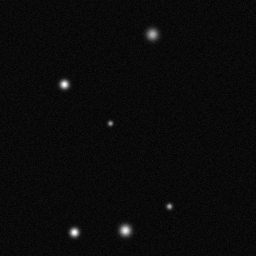
#> input picture data/images/star_000.png, 256 x 256 px; its folder holds only this picture in this run
$ python detect.py
#> lines starting #> are read from the running program, lines starting #| are printed output that depends on the picture; after the words box and inside, x2 and y2 are one past the last pixel; in counts of white or black regions, pixels touching at a corner belong together
"""
Star detection module.
Detects point sources in star field images and classifies each source into
one of four astrophysical types with confidence score and Arabic star name.
"""

import os
import glob
import numpy as np
import cv2
import pandas as pd

DATA_DIR = os.path.join(os.path.dirname(__file__), "..", "data")
IMAGES_DIR = os.path.join(DATA_DIR, "images")
OUTPUT_CSV = os.path.join(DATA_DIR, "detections.csv")
OUTPUT_PLOT_DIR = os.path.join(DATA_DIR, "plots")

ARABIC_NAMES = [
    "Althurayya", "Rigel", "Sirius", "Vega",
    "Aldebaran", "Betelgeuse", "Deneb",
]

# BGR colors per source type
TYPE_COLORS = {
    "Étoile ponctuelle": (220, 80,  20),   # blue
    "Système binaire":   (0,  210, 255),   # yellow
    "Nébuleuse étendue": (30,  30, 220),   # red
    "Objet compact":     (230, 230, 230),  # white
}

TYPE_SHORT = {
    "Étoile ponctuelle": "E.PONCT",
    "Système binaire":   "BINAIRE",
    "Nébuleuse étendue": "NEBUL.",
    "Objet compact":     "COMPACT",
}


def detect_stars(image, threshold=40, min_area=4, max_area=500):
    """
    Detect bright point sources in a grayscale image.
    Returns list of dicts with: x, y, area, peak_brightness, circularity, compactness.
    """
    blurred = cv2.GaussianBlur(image, (5, 5), 1.0)
    _, binary = cv2.threshold(blurred, threshold, 255, cv2.THRESH_BINARY)
    contours, _ = cv2.findContours(binary, cv2.RETR_EXTERNAL, cv2.CHAIN_APPROX_SIMPLE)

    detections = []
    for cnt in contours:
        area = cv2.contourArea(cnt)
        if not (min_area <= area <= max_area):
            continue
        M = cv2.moments(cnt)
        if M["m00"] <= 0:
            continue
        cx = M["m10"] / M["m00"]
        cy = M["m01"] / M["m00"]

        x, y, w, h = cv2.boundingRect(cnt)
        roi = image[y:y + h, x:x + w]
        peak = float(roi.max())

        perimeter = cv2.arcLength(cnt, True)
        circularity = float(4 * np.pi * area / (perimeter ** 2 + 1e-10))
        compactness = float(peak / (area + 1e-10))

        detections.append({
            "x": round(cx, 2),
            "y": round(cy, 2),
            "area": round(area, 1),
            "peak_brightness": peak,
            "circularity": round(min(circularity, 1.0), 4),
            "compactness": round(compactness, 4),
        })
    return detections


def compute_neighbor_distances(detections):
    """
    Add 'neighbor_distance' (px to nearest other source) to each detection.
    """
    if len(detections) < 2:
        for d in detections:
            d["neighbor_distance"] = 9999.0
        return detections

    positions = np.array([[d["x"], d["y"]] for d in detections])
    for i, det in enumerate(detections):
        dists = np.sqrt(np.sum((positions - positions[i]) ** 2, axis=1))
        dists[i] = np.inf
        det["neighbor_distance"] = round(float(dists.min()), 2)
    return detections


def classify_source(det):
    """
    Rule-based classification into 4 astrophysical types.
    Returns (class_name, confidence_float).

    Rules:
      Objet compact     — very small (area<25), very bright (peak>200), high compactness
      Système binaire   — nearest neighbour within 20 px
      Nébuleuse étendue — large (area>100) or diffuse (low circularity + area>40)
      Étoile ponctuelle — all other cases
    """
    area = det["area"]
    peak = det["peak_brightness"]
    circ = det["circularity"]
    comp = det["compactness"]
    nd   = det["neighbor_distance"]

    if area < 25 and peak > 200 and comp > 8.0:
        conf = round(min(0.97, 0.72 + (peak - 200) / 200 * 0.25), 2)
        return "Objet compact", conf

    if nd < 20:
        conf = round(min(0.93, 0.65 + (20 - nd) / 20 * 0.28), 2)
        return "Système binaire", conf

    if area > 100 or (circ < 0.4 and area > 40):
        conf = round(min(0.91, 0.58 + min(area, 300) / 300 * 0.33), 2)
        return "Nébuleuse étendue", conf

    conf = round(min(0.95, 0.65 + circ * 0.30), 2)
    return "Étoile ponctuelle", conf


def classify_all(detections):
    """
    Classify each detection and assign an Arabic name to point stars.
    Mutates and returns the list.
    """
    arabic_idx = 0
    for det in detections:
        cls, conf = classify_source(det)
        det["classification"] = cls
        det["confidence"] = conf
        if cls == "Étoile ponctuelle":
            det["arabic_name"] = ARABIC_NAMES[arabic_idx % len(ARABIC_NAMES)]
            arabic_idx += 1
        else:
            det["arabic_name"] = ""
    return detections


def draw_labeled_image(img_gray, detections):
    """
    Build an annotated BGR image:
      - Colored circle (radius ∝ √area) per type
      - Label: source index, short type name, Arabic name, confidence %
    """
    img_color = cv2.cvtColor(img_gray, cv2.COLOR_GRAY2BGR)

    for i, det in enumerate(detections, 1):
        cx    = int(round(det["x"]))
        cy    = int(round(det["y"]))
        cls   = det.get("classification", "Étoile ponctuelle")
        conf  = det.get("confidence", 0.0)
        name  = det.get("arabic_name", "")
        color = TYPE_COLORS.get(cls, (200, 200, 200))
        short = TYPE_SHORT.get(cls, cls[:7])

        radius = max(8, int(np.sqrt(det["area"] / np.pi) + 3))
        cv2.circle(img_color, (cx, cy), radius, color, 1, cv2.LINE_AA)
        cv2.drawMarker(img_color, (cx, cy), color, cv2.MARKER_CROSS, 8, 1, cv2.LINE_AA)

        line1 = f"S{i:02d} {short}"
        line2 = f"{name}  {int(conf * 100)}%" if name else f"{int(conf * 100)}%"
        tx, ty = cx + radius + 3, cy - 3
        cv2.putText(img_color, line1, (tx, ty),
                    cv2.FONT_HERSHEY_SIMPLEX, 0.35, color, 1, cv2.LINE_AA)
        cv2.putText(img_color, line2, (tx, ty + 11),
                    cv2.FONT_HERSHEY_SIMPLEX, 0.30, (170, 170, 170), 1, cv2.LINE_AA)

    return img_color


def process_star_images():
    """Process all synthetic star images, save detections.csv and annotated plots."""
    os.makedirs(OUTPUT_PLOT_DIR, exist_ok=True)
    star_files = sorted(glob.glob(os.path.join(IMAGES_DIR, "star_*.png")))
    if not star_files:
        print("No star images found. Run synthetic_data.py first.")
        return pd.DataFrame()

    all_detections = []
    for fpath in star_files:
        fname = os.path.basename(fpath)
        img = cv2.imread(fpath, cv2.IMREAD_GRAYSCALE)
        if img is None:
            continue

        dets = detect_stars(img)
        dets = compute_neighbor_distances(dets)
        dets = classify_all(dets)

        for d in dets:
            d["file"] = fname
        all_detections.extend(dets)

        img_ann = draw_labeled_image(img, dets)
        plot_path = os.path.join(OUTPUT_PLOT_DIR, fname.replace(".png", "_det.png"))
        cv2.imwrite(plot_path, img_ann)
        print(f"  {fname}: {len(dets)} sources detected")

    df = pd.DataFrame(all_detections)
    if not df.empty:
        df.to_csv(OUTPUT_CSV, index=False)
        print(f"Detections saved to {OUTPUT_CSV} ({len(df)} total)")
    return df


def process_single_image(image_path):
    """Run detection + classification on a single image and save labeled output."""
    os.makedirs(OUTPUT_PLOT_DIR, exist_ok=True)
    image_path = os.path.abspath(image_path)

    if not os.path.isfile(image_path):
        print(f"Error: file not found: {image_path}")
        return

    img = cv2.imread(image_path, cv2.IMREAD_GRAYSCALE)
    if img is None:
        print(f"Error: could not read image: {image_path}")
        return

    fname = os.path.basename(image_path)
    print(f"=== Star Detection: {fname} ===")
    print(f"Image size: {img.shape[1]}x{img.shape[0]} px")

    dets = detect_stars(img)
    dets = compute_neighbor_distances(dets)
    dets = classify_all(dets)

    print(f"\nDetected {len(dets)} sources:\n")
    print(f"  {'#':<4} {'x':>8} {'y':>8}  {'Type':<22} {'Name':<14} {'Conf':>6}  {'Bright':>8}")
    print(f"  {'-'*72}")
    for i, d in enumerate(dets, 1):
        name = d.get("arabic_name") or "—"
        print(f"  {i:<4} {d['x']:>8.1f} {d['y']:>8.1f}  "
              f"{d['classification']:<22} {name:<14} "
              f"{int(d['confidence'] * 100):>5}%  {d['peak_brightness']:>7.0f}")

    img_ann = draw_labeled_image(img, dets)
    out_path = os.path.join(OUTPUT_PLOT_DIR, "labeled_sky.png")
    cv2.imwrite(out_path, img_ann)
    print(f"\nLabeled image saved to: {os.path.abspath(out_path)}")

    df = pd.DataFrame(dets)
    df.to_csv(OUTPUT_CSV, index=False)
    print(f"Detections CSV saved to: {os.path.abspath(OUTPUT_CSV)}")


def main():
    import sys
    if len(sys.argv) > 1:
        process_single_image(sys.argv[1])
    else:
        print("=== Star Detection ===")
        df = process_star_images()
#> in process_star_images, img is the input picture: shape (256, 256); min 0, max 255, mean 10.5
#> in detect_stars, `_, binary = cv2.threshold(blurred, threshold, 255, cv2.THRESH_BINARY)`:
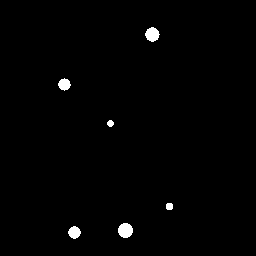
#> binary: shape (256, 256); 1% white; 6 white regions
#> in detect_stars, `contours, _ = cv2.findContours(binary, cv2.RETR_EXTERNAL, cv2.CHAIN_AP..`: contours = 6 contours; box (x1, y1, x2, y2) and area: (118, 223, 133, 238) 156, (145, 27, 160, 42) 138, (68, 226, 81, 239) 104, (58, 78, 71, 91) 99, (166, 203, 173, 210) 34, (107, 120, 114, 127) 28
#> the loop in detect_stars, `for cnt in contours:` made 6 passes
#> (area, cx, cy, x, y, w, h, peak) on passes 1 to 6: (104, 74, 232, 68, 226, 13, 13, 255), (156, 125, 230, 118, 223, 15, 15, 240), (34, 169, 206, 166, 203, 7, 7, 172), (28, 110, 123, 107, 120, 7, 7, 158), (99, 63.94, 84.01, 58, 78, 13, 13, 255), (137.5, 151.9, 34.02, 145, 27, 15, 15, 178)
#> after the loop in detect_stars, `for cnt in contours:`: detections = 6 items
#> in compute_neighbor_distances, `positions = np.array([[d["x"], d["y"]] for d in detections])`: positions = [[74, 232], [125, 230], [169, 206], [110, 123], [63.94, 84.01], [151.9, 34.02]]
#> the loop in compute_neighbor_distances, `for i, det in enumerate(detections):` made 6 passes
#> the loop in classify_all, `for det in detections:` made 6 passes
#> (area in classify_source, peak in classify_source, circ in classify_source, comp in classify_source, nd in classify_source, conf, cls) on passes 1 to 6: (104, 255, 0.876, 2.45, 51.04, 0.69, 'Nébuleuse étendue'), (156, 240, 0.902, 1.54, 50.12, 0.75, 'Nébuleuse étendue'), (34, 172, 0.911, 5.06, 50.12, 0.92, 'Étoile ponctuelle'), (28, 158, 0.943, 5.64, 60.35, 0.93, 'Étoile ponctuelle'), (99, 255, 0.834, 2.58, 60.35, 0.9, 'Étoile ponctuelle'), (137.5, 178, 0.815, 1.29, 98.35, 0.73, 'Nébuleuse étendue')
#> after the loop in classify_all, `for det in detections:`: arabic_idx = 3
#> the loop in process_star_images, `for d in dets:` made 6 passes
#> the loop in draw_labeled_image, `for i, det in enumerate(detections, 1):` made 6 passes
#> (cx, cy, cls, conf, name, color, short, radius) on passes 1 to 6: (74, 232, 'Nébuleuse étendue', 0.69, '', (30, 30, 220), 'NEBUL.', 8), (125, 230, 'Nébuleuse étendue', 0.75, '', (30, 30, 220), 'NEBUL.', 10), (169, 206, 'Étoile ponctuelle', 0.92, 'Althurayya', (220, 80, 20), 'E.PONCT', 8), (110, 123, 'Étoile ponctuelle', 0.93, 'Rigel', (220, 80, 20), 'E.PONCT', 8), (64, 84, 'Étoile ponctuelle', 0.9, 'Sirius', (220, 80, 20), 'E.PONCT', 8), (152, 34, 'Nébuleuse étendue', 0.73, '', (30, 30, 220), 'NEBUL.', 9)
#> after the loop in draw_labeled_image, `for i, det in enumerate(detections, 1):`:
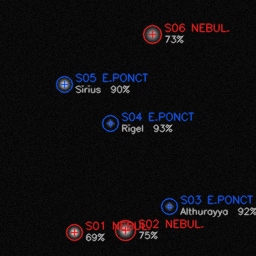
#> img_color: shape (256, 256, 3); 8.38% of pixels changed, all inside (x1, y1, x2, y2) = (55, 23, 256, 242)
#|   star_000.png: 6 sources detected
#> in process_star_images, `df = pd.DataFrame(all_detections)`: df = table of 6 rows and 11 columns
#| Detections saved to signal_processing/../data/detections.csv (6 total)
#> df = table of 6 rows and 11 columns
        if not df.empty:
            print(f"\nClass breakdown:\n{df['classification'].value_counts().to_string()}")
#| Class breakdown:
#| classification
#| Nébuleuse étendue    3
#| Étoile ponctuelle    3
        print("\nDetection plots saved to:", os.path.abspath(OUTPUT_PLOT_DIR))


if __name__ == "__main__":
    main()

$ run again, on data/images/star_004.png
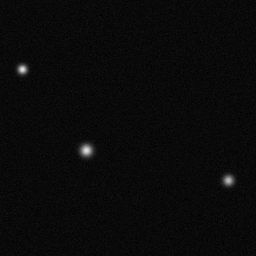
#> input picture data/images/star_004.png, 256 x 256 px
#> in process_star_images, img is the input picture: shape (256, 256); min 0, max 230, mean 10.2
#> in detect_stars, `_, binary = cv2.threshold(blurred, threshold, 255, cv2.THRESH_BINARY)`:
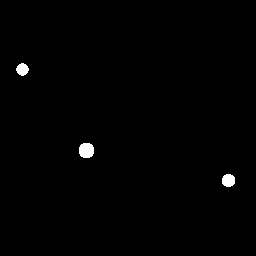
#> binary: shape (256, 256); 0.69% white; 3 white regions
#> contours = 3 contours; box (x1, y1, x2, y2) and area: (79, 143, 94, 158) 170, (222, 174, 235, 187) 121, (16, 63, 29, 76) 104
#> the loop in detect_stars, `for cnt in contours:` made 3 passes
#> (area, cx, cy, x, y, w, h, peak) on passes 1 to 3: (121, 228, 180, 222, 174, 13, 13, 186), (170, 86, 150, 79, 143, 15, 15, 224), (104, 22, 69, 16, 63, 13, 13, 230)
#> after the loop in detect_stars, `for cnt in contours:`: detections = 3 items
#> positions = [[228.1, 180], [86, 150], [22, 69]]
#> the loop in compute_neighbor_distances, `for i, det in enumerate(detections):` made 3 passes
#> the loop in classify_all, `for det in detections:` made 3 passes
#> (area in classify_source, peak in classify_source, circ in classify_source, comp in classify_source, nd in classify_source, conf) on passes 1 to 3: (121, 186, 0.906, 1.54, 145.2, 0.71), (170, 224, 0.891, 1.32, 103.2, 0.77), (104, 230, 0.876, 2.21, 103.2, 0.69)
#> after the loop in classify_all, `for det in detections:`: arabic_idx = 0
#> the loop in process_star_images, `for d in dets:` made 3 passes
#> the loop in draw_labeled_image, `for i, det in enumerate(detections, 1):` made 3 passes
#> (cx, cy, conf, radius, line1, line2, tx, ty) on passes 1 to 3: (228, 180, 0.71, 9, 'S01 NEBUL.', '71%', 240, 177), (86, 150, 0.77, 10, 'S02 NEBUL.', '77%', 99, 147), (22, 69, 0.69, 8, 'S03 NEBUL.', '69%', 33, 66)
#> after the loop in draw_labeled_image, `for i, det in enumerate(detections, 1):`:
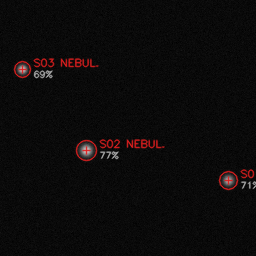
#> img_color: shape (256, 256, 3); 3.07% of pixels changed, all inside (x1, y1, x2, y2) = (13, 58, 256, 191)
#|   star_004.png: 3 sources detected
#> in process_star_images, `df = pd.DataFrame(all_detections)`: df = table of 3 rows and 11 columns
#| Detections saved to signal_processing/../data/detections.csv (3 total)
#| Class breakdown:
#| classification
#| Nébuleuse étendue    3

$ run again, on data/images/star_005.png
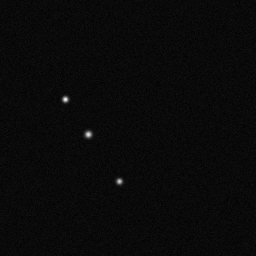
#> input picture data/images/star_005.png, 256 x 256 px
#> in process_star_images, img is the input picture: shape (256, 256); min 0, max 248, mean 9.8
#> in detect_stars, `_, binary = cv2.threshold(blurred, threshold, 255, cv2.THRESH_BINARY)`:
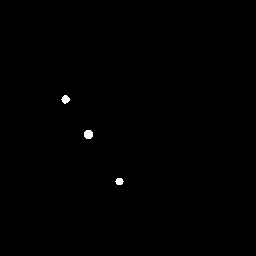
#> binary: shape (256, 256); 0.26% white; 3 white regions
#> contours = 3 contours; box (x1, y1, x2, y2) and area: (84, 130, 93, 139) 56, (61, 95, 70, 104) 43, (115, 178, 124, 185) 36
#> the loop in detect_stars, `for cnt in contours:` made 3 passes
#> (area, cx, cy, x, y, h, peak, perimeter) on passes 1 to 3: (36, 119, 181, 115, 178, 7, 206, 23.31), (56, 88, 134, 84, 130, 9, 228, 27.31), (43, 65.14, 98.92, 61, 95, 9, 248, 24.97)
#> after the loop in detect_stars, `for cnt in contours:`: detections = 3 items
#> positions = [[119, 181], [88, 134], [65.14, 98.92]]
#> the loop in compute_neighbor_distances, `for i, det in enumerate(detections):` made 3 passes
#> the loop in classify_all, `for det in detections:` made 3 passes
#> (area in classify_source, peak in classify_source, circ in classify_source, comp in classify_source, nd in classify_source, conf) on passes 1 to 3: (36, 206, 0.832, 5.72, 56.3, 0.9), (56, 228, 0.943, 4.07, 41.87, 0.93), (43, 248, 0.867, 5.77, 41.87, 0.91)
#> after the loop in classify_all, `for det in detections:`: arabic_idx = 3
#> the loop in process_star_images, `for d in dets:` made 3 passes
#> the loop in draw_labeled_image, `for i, det in enumerate(detections, 1):` made 3 passes
#> (cx, cy, conf, name, line1, line2, tx, ty) on passes 1 to 3: (119, 181, 0.9, 'Althurayya', 'S01 E.PONCT', 'Althurayya  90%', 130, 178), (88, 134, 0.93, 'Rigel', 'S02 E.PONCT', 'Rigel  93%', 99, 131), (65, 99, 0.91, 'Sirius', 'S03 E.PONCT', 'Sirius  91%', 76, 96)
#> after the loop in draw_labeled_image, `for i, det in enumerate(detections, 1):`:
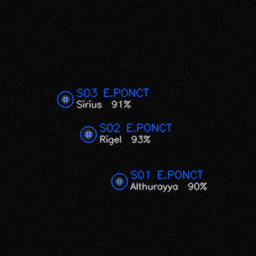
#> img_color: shape (256, 256, 3); 4.86% of pixels changed, all inside (x1, y1, x2, y2) = (56, 87, 208, 193)
#|   star_005.png: 3 sources detected
#> in process_star_images, `df = pd.DataFrame(all_detections)`: df = table of 3 rows and 11 columns
#| Detections saved to signal_processing/../data/detections.csv (3 total)
#| Class breakdown:
#| classification
#| Étoile ponctuelle    3

$ run again, on data/images/star_006.png
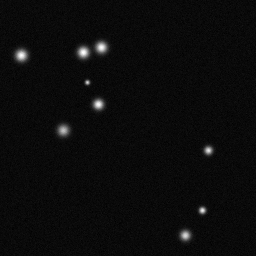
#> input picture data/images/star_006.png, 256 x 256 px
#> in process_star_images, img is the input picture: shape (256, 256); min 0, max 255, mean 11.5
#> in detect_stars, `_, binary = cv2.threshold(blurred, threshold, 255, cv2.THRESH_BINARY)`:
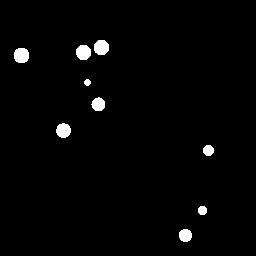
#> binary: shape (256, 256); 1.9% white; 9 white regions
#> contours = 9 contours; largest, box (x1, y1, x2, y2) and area: (14, 48, 29, 63) 170, (94, 40, 109, 55) 164, (76, 45, 91, 60) 163, (56, 123, 71, 138) 153, (91, 97, 105, 111) 129
#> the loop in detect_stars, `for cnt in contours:` made 9 passes
#> (area, cx, cy, x, y, w, h, peak) on passes 1 to 8: (119, 185, 235, 179, 229, 13, 13, 213), (56, 202, 210, 198, 206, 9, 9, 237), (82, 208, 150, 203, 145, 11, 11, 228), (153, 63.04, 130.1, 56, 123, 15, 15, 194), (129, 97.96, 103.9, 91, 97, 14, 14, 246), (28, 87, 82, 84, 79, 7, 7, 218), (170, 21, 55, 14, 48, 15, 15, 254), (163, 83.04, 51.98, 76, 45, 15, 15, 255)
#> after the loop in detect_stars, `for cnt in contours:`: detections = 9 items
#> positions = [[184.9, 235], [202, 210], [208, 150], [63.04, 130.1], [97.96, 103.9], [87, 82], [21, 55], [83.04, 51.98], [101, 47.01]]
#> the loop in compute_neighbor_distances, `for i, det in enumerate(detections):` made 9 passes
#> the loop in classify_all, `for det in detections:` made 9 passes
#> (area in classify_source, peak in classify_source, circ in classify_source, comp in classify_source, nd in classify_source, conf, cls) on passes 1 to 7: (119, 213, 0.891, 1.79, 30.24, 0.71, 'Nébuleuse étendue'), (56, 237, 0.943, 4.23, 30.24, 0.93, 'Étoile ponctuelle'), (82, 228, 0.948, 2.78, 60.3, 0.93, 'Étoile ponctuelle'), (153, 194, 0.884, 1.27, 43.66, 0.75, 'Nébuleuse étendue'), (129, 246, 0.892, 1.91, 24.49, 0.72, 'Nébuleuse étendue'), (28, 218, 0.943, 7.79, 24.49, 0.93, 'Étoile ponctuelle'), (170, 254, 0.891, 1.49, 62.11, 0.77, 'Nébuleuse étendue')
#> after the loop in classify_all, `for det in detections:`: arabic_idx = 3
#> the loop in process_star_images, `for d in dets:` made 9 passes
#> the loop in draw_labeled_image, `for i, det in enumerate(detections, 1):` made 9 passes
#> (cx, cy, cls, conf, name, color, short, radius) on passes 1 to 5: (185, 235, 'Nébuleuse étendue', 0.71, '', (30, 30, 220), 'NEBUL.', 9), (202, 210, 'Étoile ponctuelle', 0.93, 'Althurayya', (220, 80, 20), 'E.PONCT', 8), (208, 150, 'Étoile ponctuelle', 0.93, 'Rigel', (220, 80, 20), 'E.PONCT', 8), (63, 130, 'Nébuleuse étendue', 0.75, '', (30, 30, 220), 'NEBUL.', 9), (98, 104, 'Nébuleuse étendue', 0.72, '', (30, 30, 220), 'NEBUL.', 9)
#> after the loop in draw_labeled_image, `for i, det in enumerate(detections, 1):`:
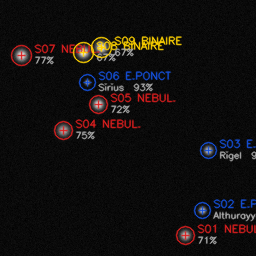
#> img_color: shape (256, 256, 3); 10.62% of pixels changed, all inside (x1, y1, x2, y2) = (10, 36, 256, 246)
#|   star_006.png: 9 sources detected
#> in process_star_images, `df = pd.DataFrame(all_detections)`: df = table of 9 rows and 11 columns
#| Detections saved to signal_processing/../data/detections.csv (9 total)
#| Class breakdown:
#| classification
#| Nébuleuse étendue    4
#| Étoile ponctuelle    3
#| Système binaire      2

$ run again, on data/images/star_001.png
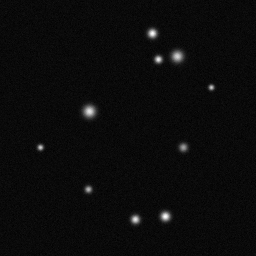
#> input picture data/images/star_001.png, 256 x 256 px
#> in process_star_images, img is the input picture: shape (256, 256); min 0, max 254, mean 11.2
#> in detect_stars, `_, binary = cv2.threshold(blurred, threshold, 255, cv2.THRESH_BINARY)`:
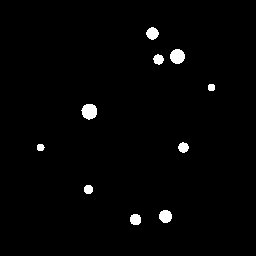
#> binary: shape (256, 256); 1.6% white; 10 white regions
#> contours = 10 contours; largest, box (x1, y1, x2, y2) and area: (81, 104, 97, 120) 173, (170, 49, 185, 64) 156, (159, 210, 172, 223) 116, (146, 27, 159, 40) 104, (130, 214, 141, 225) 86
#> the loop in detect_stars, `for cnt in contours:` made 10 passes
#> (area, cx, cy, x, y, w, h, peak) on passes 1 to 8: (86, 135.1, 219.1, 130, 214, 11, 11, 234), (116.5, 165.1, 215.9, 159, 210, 13, 13, 254), (56, 88, 189, 84, 185, 9, 9, 181), (35, 40.1, 147, 37, 144, 8, 7, 206), (73, 183, 147.1, 178, 142, 11, 11, 157), (173, 88.95, 111.1, 81, 104, 16, 16, 223), (34, 211, 87, 208, 84, 7, 7, 202), (71, 158.1, 58.99, 153, 54, 11, 11, 230)
#> after the loop in detect_stars, `for cnt in contours:`: detections = 10 items
#> positions = [[135.1, 219.1], [165.1, 215.9], [88, 189], [40.1, 147], [183, 147.1], [88.95, 111.1], [211, 87], [158.1, 58.99], [177, 56], [152, 33]]
#> the loop in compute_neighbor_distances, `for i, det in enumerate(detections):` made 10 passes
#> the loop in classify_all, `for det in detections:` made 10 passes
#> (area in classify_source, peak in classify_source, circ in classify_source, comp in classify_source, nd in classify_source, conf, cls) on passes 1 to 7: (86, 234, 0.867, 2.72, 30.12, 0.91, 'Étoile ponctuelle'), (116.5, 254, 0.898, 2.18, 30.12, 0.71, 'Nébuleuse étendue'), (56, 181, 0.943, 3.23, 55.88, 0.93, 'Étoile ponctuelle'), (35, 206, 0.87, 5.89, 60.63, 0.91, 'Étoile ponctuelle'), (73, 157, 0.844, 2.15, 66.27, 0.9, 'Étoile ponctuelle'), (173, 223, 0.848, 1.29, 60.63, 0.77, 'Nébuleuse étendue'), (34, 202, 0.911, 5.94, 46.01, 0.92, 'Étoile ponctuelle')
#> after the loop in classify_all, `for det in detections:`: arabic_idx = 5
#> the loop in process_star_images, `for d in dets:` made 10 passes
#> the loop in draw_labeled_image, `for i, det in enumerate(detections, 1):` made 10 passes
#> (cx, cy, cls, conf, name, color, short, radius) on passes 1 to 5: (135, 219, 'Étoile ponctuelle', 0.91, 'Althurayya', (220, 80, 20), 'E.PONCT', 8), (165, 216, 'Nébuleuse étendue', 0.71, '', (30, 30, 220), 'NEBUL.', 9), (88, 189, 'Étoile ponctuelle', 0.93, 'Rigel', (220, 80, 20), 'E.PONCT', 8), (40, 147, 'Étoile ponctuelle', 0.91, 'Sirius', (220, 80, 20), 'E.PONCT', 8), (183, 147, 'Étoile ponctuelle', 0.9, 'Vega', (220, 80, 20), 'E.PONCT', 8)
#> after the loop in draw_labeled_image, `for i, det in enumerate(detections, 1):`:
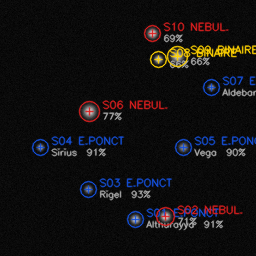
#> img_color: shape (256, 256, 3); 12.57% of pixels changed, all inside (x1, y1, x2, y2) = (31, 22, 256, 231)
#|   star_001.png: 10 sources detected
#> in process_star_images, `df = pd.DataFrame(all_detections)`: df = table of 10 rows and 11 columns
#| Detections saved to signal_processing/../data/detections.csv (10 total)
#| Class breakdown:
#| classification
#| Étoile ponctuelle    5
#| Nébuleuse étendue    3
#| Système binaire      2
